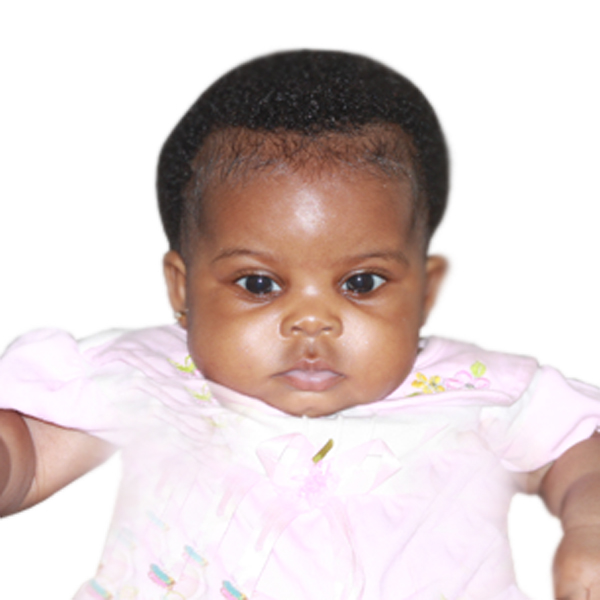
#> input picture Coker Treasure.jpg, 600 x 600 px, found by its file name
$ python Guassian2.py
#> lines starting #> are read from the running program, lines starting #| are printed output that depends on the picture
import cv2
img = cv2.imread("C:/Users/OWNER/Desktop/sample3/Coker Treasure.jpg")
#> img is the input picture: shape (600, 600, 3); mean B, G, R 206.1, 207.7, 220.9
gaussianBlurImg = cv2.GaussianBlur(img,(21,21),0)
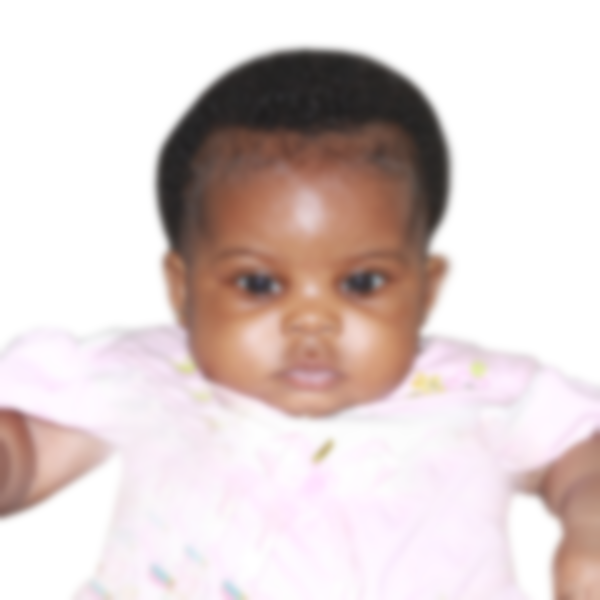
#> gaussianBlurImg: shape (600, 600, 3); mean B, G, R 206.2, 207.7, 220.9
cv2.imwrite("gaussianBlurImage.jpg",gaussianBlurImg)
